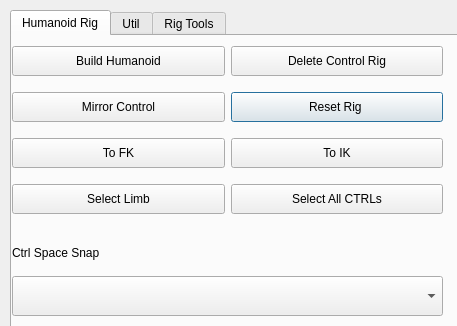
<?xml version="1.0" encoding="UTF-8"?>
<ui version="4.0">
 <class>nb_tools</class>
 <widget class="QDialog" name="nb_tools">
  <property name="geometry">
   <rect>
    <x>0</x>
    <y>0</y>
    <width>457</width>
    <height>326</height>
   </rect>
  </property>
  <property name="windowTitle">
   <string>nb_tools</string>
  </property>
  <widget class="QTabWidget" name="tabWidget">
   <property name="enabled">
    <bool>true</bool>
   </property>
   <property name="geometry">
    <rect>
     <x>10</x>
     <y>10</y>
     <width>450</width>
     <height>350</height>
    </rect>
   </property>
   <property name="sizePolicy">
    <sizepolicy hsizetype="Preferred" vsizetype="Preferred">
     <horstretch>0</horstretch>
     <verstretch>0</verstretch>
    </sizepolicy>
   </property>
   <property name="minimumSize">
    <size>
     <width>0</width>
     <height>0</height>
    </size>
   </property>
   <property name="tabShape">
    <enum>QTabWidget::Rounded</enum>
   </property>
   <property name="currentIndex">
    <number>0</number>
   </property>
   <widget class="QWidget" name="tab">
    <attribute name="title">
     <string>Humanoid Rig</string>
    </attribute>
    <widget class="QWidget" name="gridLayoutWidget_4">
     <property name="geometry">
      <rect>
       <x>0</x>
       <y>0</y>
       <width>431</width>
       <height>191</height>
      </rect>
     </property>
     <layout class="QGridLayout" name="gridLayout_3">
      <item row="1" column="1">
       <widget class="QPushButton" name="btn_reset_rig">
        <property name="minimumSize">
         <size>
          <width>0</width>
          <height>30</height>
         </size>
        </property>
        <property name="text">
         <string>Reset Rig </string>
        </property>
       </widget>
      </item>
      <item row="2" column="1">
       <widget class="QPushButton" name="btn_to_ik">
        <property name="minimumSize">
         <size>
          <width>0</width>
          <height>30</height>
         </size>
        </property>
        <property name="text">
         <string>To IK</string>
        </property>
       </widget>
      </item>
      <item row="2" column="0">
       <widget class="QPushButton" name="btn_to_fk">
        <property name="minimumSize">
         <size>
          <width>0</width>
          <height>30</height>
         </size>
        </property>
        <property name="text">
         <string>To FK</string>
        </property>
       </widget>
      </item>
      <item row="0" column="1">
       <widget class="QPushButton" name="btn_delete_all_ctrls">
        <property name="minimumSize">
         <size>
          <width>0</width>
          <height>30</height>
         </size>
        </property>
        <property name="text">
         <string>Delete Control Rig</string>
        </property>
       </widget>
      </item>
      <item row="1" column="0">
       <widget class="QPushButton" name="btn_mirror_ctrls">
        <property name="minimumSize">
         <size>
          <width>0</width>
          <height>30</height>
         </size>
        </property>
        <property name="text">
         <string>Mirror Control</string>
        </property>
       </widget>
      </item>
      <item row="0" column="0">
       <widget class="QPushButton" name="btn_build_humanoid">
        <property name="minimumSize">
         <size>
          <width>0</width>
          <height>30</height>
         </size>
        </property>
        <property name="text">
         <string>Build Humanoid</string>
        </property>
       </widget>
      </item>
      <item row="3" column="1">
       <widget class="QPushButton" name="btn_select_all_ctrls">
        <property name="minimumSize">
         <size>
          <width>0</width>
          <height>30</height>
         </size>
        </property>
        <property name="text">
         <string>Select All CTRLs</string>
        </property>
       </widget>
      </item>
      <item row="3" column="0">
       <widget class="QPushButton" name="btn_select_limb">
        <property name="minimumSize">
         <size>
          <width>0</width>
          <height>30</height>
         </size>
        </property>
        <property name="text">
         <string>Select Limb</string>
        </property>
       </widget>
      </item>
     </layout>
    </widget>
    <widget class="QWidget" name="verticalLayoutWidget_2">
     <property name="geometry">
      <rect>
       <x>0</x>
       <y>200</y>
       <width>431</width>
       <height>80</height>
      </rect>
     </property>
     <layout class="QVBoxLayout" name="verticalLayout_2">
      <item>
       <widget class="QLabel" name="lbl_cb_space">
        <property name="text">
         <string>Ctrl Space Snap</string>
        </property>
       </widget>
      </item>
      <item>
       <widget class="QComboBox" name="cb_space">
        <property name="sizePolicy">
         <sizepolicy hsizetype="Minimum" vsizetype="Fixed">
          <horstretch>0</horstretch>
          <verstretch>0</verstretch>
         </sizepolicy>
        </property>
        <property name="minimumSize">
         <size>
          <width>0</width>
          <height>40</height>
         </size>
        </property>
       </widget>
      </item>
     </layout>
    </widget>
    <zorder>gridLayoutWidget_4</zorder>
    <zorder>cb_space</zorder>
    <zorder>cb_space</zorder>
    <zorder>verticalLayoutWidget_2</zorder>
   </widget>
   <widget class="QWidget" name="tab_util">
    <property name="sizePolicy">
     <sizepolicy hsizetype="Expanding" vsizetype="Expanding">
      <horstretch>0</horstretch>
      <verstretch>0</verstretch>
     </sizepolicy>
    </property>
    <attribute name="title">
     <string>Util</string>
    </attribute>
    <widget class="QWidget" name="verticalLayoutWidget">
     <property name="geometry">
      <rect>
       <x>0</x>
       <y>0</y>
       <width>411</width>
       <height>308</height>
      </rect>
     </property>
     <layout class="QVBoxLayout" name="verticalLayout">
      <property name="sizeConstraint">
       <enum>QLayout::SetDefaultConstraint</enum>
      </property>
      <item>
       <widget class="QGroupBox" name="grp_box_rig_ctrls">
        <property name="sizePolicy">
         <sizepolicy hsizetype="Preferred" vsizetype="Preferred">
          <horstretch>0</horstretch>
          <verstretch>0</verstretch>
         </sizepolicy>
        </property>
        <property name="minimumSize">
         <size>
          <width>0</width>
          <height>0</height>
         </size>
        </property>
        <property name="title">
         <string>Rig Ctrls</string>
        </property>
        <widget class="QWidget" name="gridLayoutWidget">
         <property name="geometry">
          <rect>
           <x>0</x>
           <y>20</y>
           <width>411</width>
           <height>97</height>
          </rect>
         </property>
         <layout class="QGridLayout" name="gridLayout">
          <property name="sizeConstraint">
           <enum>QLayout::SetDefaultConstraint</enum>
          </property>
          <property name="leftMargin">
           <number>6</number>
          </property>
          <property name="rightMargin">
           <number>6</number>
          </property>
          <property name="horizontalSpacing">
           <number>6</number>
          </property>
          <item row="0" column="0">
           <widget class="QPushButton" name="btn_offset_transforms">
            <property name="sizePolicy">
             <sizepolicy hsizetype="Preferred" vsizetype="Fixed">
              <horstretch>0</horstretch>
              <verstretch>0</verstretch>
             </sizepolicy>
            </property>
            <property name="minimumSize">
             <size>
              <width>0</width>
              <height>30</height>
             </size>
            </property>
            <property name="text">
             <string>Offset Group</string>
            </property>
           </widget>
          </item>
          <item row="1" column="1">
           <widget class="QPushButton" name="btn_build_ikfk">
            <property name="sizePolicy">
             <sizepolicy hsizetype="Preferred" vsizetype="Preferred">
              <horstretch>0</horstretch>
              <verstretch>0</verstretch>
             </sizepolicy>
            </property>
            <property name="text">
             <string>FK IK Joints </string>
            </property>
           </widget>
          </item>
          <item row="0" column="1">
           <widget class="QPushButton" name="btn_fk_ctrls">
            <property name="sizePolicy">
             <sizepolicy hsizetype="Preferred" vsizetype="Preferred">
              <horstretch>0</horstretch>
              <verstretch>0</verstretch>
             </sizepolicy>
            </property>
            <property name="minimumSize">
             <size>
              <width>0</width>
              <height>30</height>
             </size>
            </property>
            <property name="toolTip">
             <string>Build FK controls on selected objects </string>
            </property>
            <property name="text">
             <string>Control Builder</string>
            </property>
           </widget>
          </item>
          <item row="1" column="0">
           <widget class="QPushButton" name="btn_remove">
            <property name="minimumSize">
             <size>
              <width>0</width>
              <height>30</height>
             </size>
            </property>
            <property name="text">
             <string>Remove Transform</string>
            </property>
           </widget>
          </item>
         </layout>
        </widget>
       </widget>
      </item>
      <item>
       <widget class="QGroupBox" name="tab_rig_general">
        <property name="sizePolicy">
         <sizepolicy hsizetype="Preferred" vsizetype="Preferred">
          <horstretch>0</horstretch>
          <verstretch>0</verstretch>
         </sizepolicy>
        </property>
        <property name="minimumSize">
         <size>
          <width>0</width>
          <height>0</height>
         </size>
        </property>
        <property name="title">
         <string>General</string>
        </property>
        <widget class="QWidget" name="gridLayoutWidget_2">
         <property name="geometry">
          <rect>
           <x>0</x>
           <y>20</y>
           <width>411</width>
           <height>101</height>
          </rect>
         </property>
         <layout class="QGridLayout" name="gridLayout_rig_general">
          <property name="sizeConstraint">
           <enum>QLayout::SetDefaultConstraint</enum>
          </property>
          <property name="leftMargin">
           <number>6</number>
          </property>
          <property name="rightMargin">
           <number>6</number>
          </property>
          <item row="0" column="0">
           <widget class="QPushButton" name="btn_rename">
            <property name="sizePolicy">
             <sizepolicy hsizetype="Preferred" vsizetype="Fixed">
              <horstretch>0</horstretch>
              <verstretch>0</verstretch>
             </sizepolicy>
            </property>
            <property name="minimumSize">
             <size>
              <width>100</width>
              <height>30</height>
             </size>
            </property>
            <property name="text">
             <string>Rename Tools</string>
            </property>
           </widget>
          </item>
          <item row="0" column="1">
           <widget class="QPushButton" name="btn_unlock_attr">
            <property name="sizePolicy">
             <sizepolicy hsizetype="Preferred" vsizetype="Fixed">
              <horstretch>0</horstretch>
              <verstretch>0</verstretch>
             </sizepolicy>
            </property>
            <property name="minimumSize">
             <size>
              <width>100</width>
              <height>30</height>
             </size>
            </property>
            <property name="text">
             <string>Unlock Attributes</string>
            </property>
            <property name="icon">
             <iconset>
              <normaloff>../../../p4_avatars/tools/icons/GC_PWT_LockIcon.bmp</normaloff>../../../p4_avatars/tools/icons/GC_PWT_LockIcon.bmp</iconset>
            </property>
            <property name="checkable">
             <bool>false</bool>
            </property>
           </widget>
          </item>
          <item row="1" column="0">
           <widget class="QPushButton" name="btn_delete_controls">
            <property name="minimumSize">
             <size>
              <width>0</width>
              <height>30</height>
             </size>
            </property>
            <property name="text">
             <string>Delete Control Rig</string>
            </property>
           </widget>
          </item>
          <item row="1" column="1">
           <widget class="QPushButton" name="btn_make_switch_2">
            <property name="minimumSize">
             <size>
              <width>0</width>
              <height>30</height>
             </size>
            </property>
            <property name="text">
             <string>Make IKFK Switch</string>
            </property>
           </widget>
          </item>
         </layout>
        </widget>
       </widget>
      </item>
     </layout>
    </widget>
   </widget>
   <widget class="QWidget" name="tab_modeling">
    <attribute name="title">
     <string>Rig Tools</string>
    </attribute>
    <widget class="QWidget" name="gridLayoutWidget_3">
     <property name="geometry">
      <rect>
       <x>0</x>
       <y>0</y>
       <width>431</width>
       <height>321</height>
      </rect>
     </property>
     <layout class="QGridLayout" name="gridLayout_2">
      <item row="1" column="1">
       <widget class="QPushButton" name="btn_delete_controls_2">
        <property name="minimumSize">
         <size>
          <width>0</width>
          <height>30</height>
         </size>
        </property>
        <property name="text">
         <string>Delete Control Rig</string>
        </property>
       </widget>
      </item>
      <item row="1" column="0">
       <widget class="QPushButton" name="btn_make_switch">
        <property name="minimumSize">
         <size>
          <width>0</width>
          <height>30</height>
         </size>
        </property>
        <property name="text">
         <string>Make IKFK Switch</string>
        </property>
       </widget>
      </item>
      <item row="0" column="0">
       <widget class="QPushButton" name="btn_make_tags">
        <property name="minimumSize">
         <size>
          <width>0</width>
          <height>30</height>
         </size>
        </property>
        <property name="text">
         <string>Create Tags</string>
        </property>
       </widget>
      </item>
     </layout>
    </widget>
   </widget>
  </widget>
 </widget>
 <resources/>
 <connections/>
</ui>
